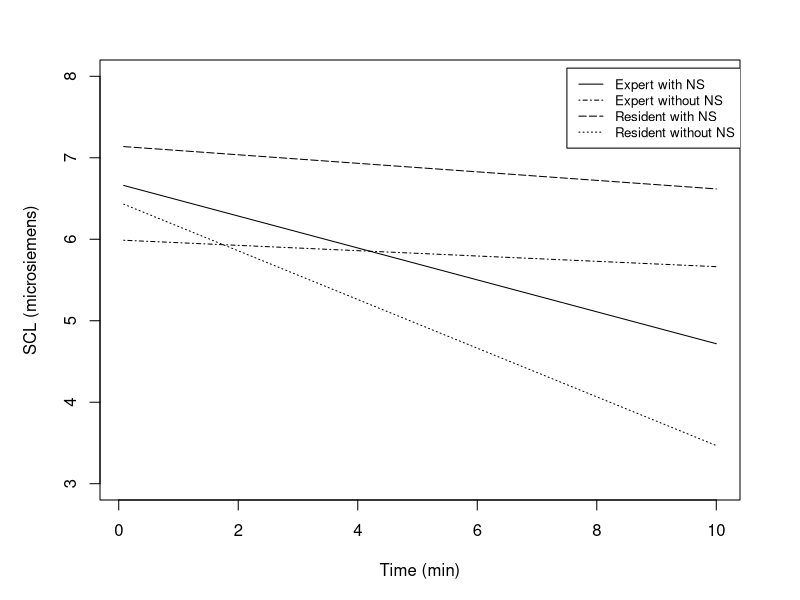

Generate this figure with R:
# Author of this program: Pasi Kytölä
setwd("")

#########################
# 1 SCL
#########################

library("nlme")
SukoSCL<-read.csv("1SCL.dat", header = TRUE, sep = ";", skip = 28)
SukoSCL<-na.omit(SukoSCL)
head(SukoSCL[,c(1:5)])
SukoSCL <- SukoSCL[-c(2),] #Remove Oct 9
SukoSCL$NS <- as.factor(SukoSCL$NS)
SukoSCL$SC <- as.factor(SukoSCL$SC)
SukoSCL<-reshape(SukoSCL, direction = "long", varying = list(12:131), idvar = "Date")
names(SukoSCL)[13]<-"SCL"
fit <- lme(SCL ~ NS+SC+time+NS:time+SC:time+NS:SC:time, data = SukoSCL, random = ~ 1 | Surgeon/Id)
summary(fit)
intervals(fit)

#The following script is to draw Figure 3 (prediction of the surgeons' SCL)

##### Script for Figure 3 starts here #####

#Expert surgeons with natural sound
(SC1NS1 <- data.frame(time = 1:120, 
                      SC = rep(1, 120),
                      NS = rep(1, 120)))
(SC1NS1 <- predict(fit, SC1NS1, level = 0, asList = TRUE))

#Expert surgeons without natural sound
(SC1NS0 <- data.frame(time = 1:120, 
                      SC = rep(1, 120),
                      NS = rep(0, 120)))
(SC1NS0 <- predict(fit, SC1NS0, level = 0, asList = TRUE))

#Resident surgeons with natural sound
(SC0NS1 <- data.frame(time = 1:120, 
                      SC = rep(0, 120),
                      NS = rep(1, 120)))
(SC0NS1 <- predict(fit, SC0NS1, level = 0, asList = TRUE))

#Resident surgeons without natural sounds
(SC0NS0 <- data.frame(time = 1:120, 
                      SC = rep(0, 120),
                      NS = rep(0, 120)))
(SC0NS0 <- predict(fit, SC0NS0, level = 0, asList = TRUE))

#Data frame
prediction<-as.data.frame(cbind(1:120,SC1NS1[1:120],SC1NS0[1:120],SC0NS1[1:120],SC0NS0[1:120]))
names(prediction)[c(1,2,3,4,5)]<-c("time","SC1NS1","SC1NS0","SC0NS1","SC0NS0")

#Plot
setEPS()
postscript("Figure3_prediction_of_SCL.eps", height = 3.5, width = 6, pointsize = 9)
par_vanha <- par(mar=c(5,5,3,3), xaxs = "r", yaxs = "r")
plot(prediction$time, prediction$SC1NS1, 
     type = "l",
     col = 1,
     xaxt = "n",
     xlab = "Time (min)",
     ylab = "SCL (microsiemens)", 
     ylim = c(3, 8))
axis(side = 1, at=c(0, 24, 48, 72, 96, 120), labels=c("0","2","4","6","8","10"))
lines(prediction$time, prediction$SC1NS0, type = "l", lty=4, col = 1)
lines(prediction$time, prediction$SC0NS1, type = "l", lty=5, col = 1)
lines(prediction$time, prediction$SC0NS0, type = "l", lty=3, col = 1)
legend(x = 90, y = 8.1, legend=c("Expert with NS", "Expert without NS", "Resident with NS", "Resident without NS"), lty=c(1,4,5,3), cex=0.8)
par(par_vanha)
dev.off()

##### Script for Figure 3 ends here #####

#########################
# 2 ROS-J
#########################

library("nlme")
SukoROS.J<-read.csv("2ROSJ.dat", header = TRUE, sep = ";", skip = 33)
SukoROS.J$NS <- as.factor(SukoROS.J$NS)
SukoROS.J$SC <- as.factor(SukoROS.J$SC)
SukoROS.J$Stage <- as.factor(SukoROS.J$Stage)

contrasts(SukoROS.J$Stage) <- contr.treatment(3, base = 2)
contrasts(SukoROS.J$Stage)

#Model 1
f1 <- lme(fixed = ROS.J.Total ~ Stage*NS,
          data = SukoROS.J,
          random = list(Surgeon = pdIdent(~Stage-1)))
summary(f1)
intervals(f1)
ranef(f1)
VarCorr(f1)

#Model 2
f2 <- lme(fixed = ROS.J.Total ~ Stage*NS*SC,
          data = SukoROS.J,
          weights = varIdent(form = ~ 1 | Surgeon),
          random = list(Surgeon = pdIdent(~Stage-1)))
summary(f2)
intervals(f2)
ranef(f2)
VarCorr(f2)

#########################
# 3 POMS2-A Short
#########################

library("nlme")
SukoPOMS<-read.csv("3POMS2AShort.dat", header = TRUE, sep = ";", skip = 33)
SukoPOMS$NS <- as.factor(SukoPOMS$NS)
SukoPOMS$SC <- as.factor(SukoPOMS$SC)
SukoPOMS$Stage <- as.factor(SukoPOMS$Stage)

# Model 1
f1_POMS2_TMD <- lme(fixed = POMS2_TMD ~ Stage*NS, data = SukoPOMS, correlation = corAR1(), random = ~ 1 | Surgeon)
summary(f1_POMS2_TMD)
intervals(f1_POMS2_TMD)
ranef(f1_POMS2_TMD)
VarCorr(f1_POMS2_TMD)

# Model 2
f2_POMS2_TMD <- lme(fixed = POMS2_TMD ~ Stage*NS*SC, data = SukoPOMS, correlation = corAR1(), random = ~ 1 | Surgeon)
summary(f2_POMS2_TMD)
intervals(f2_POMS2_TMD)
ranef(f2_POMS2_TMD)
VarCorr(f2_POMS2_TMD)